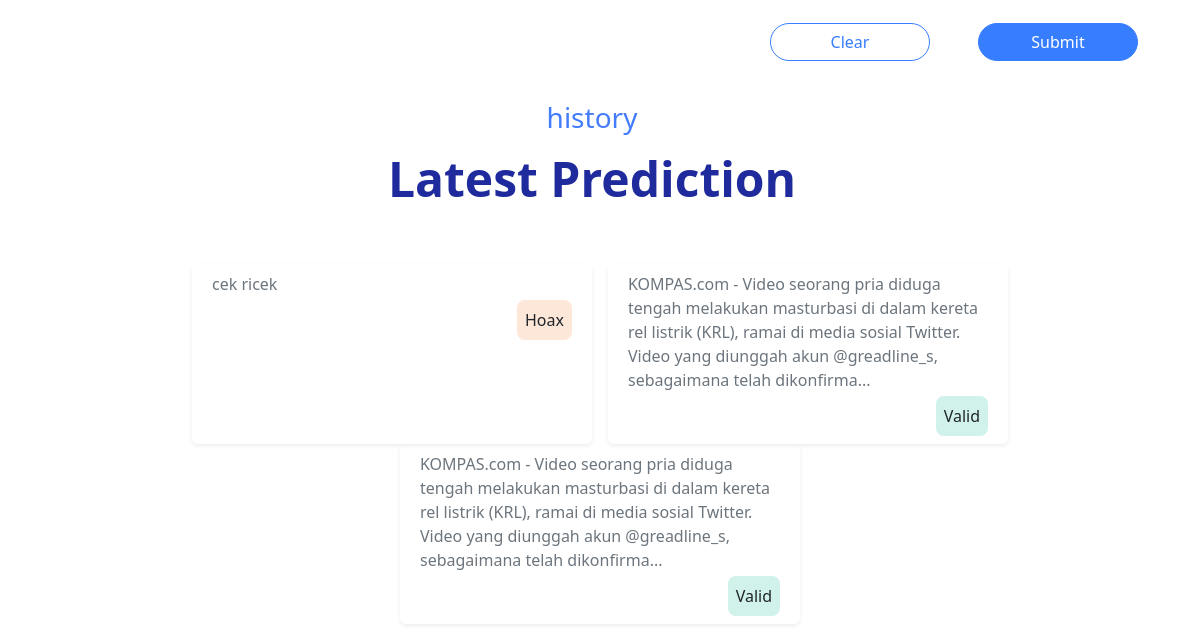
Before: / (lower part) with the older database file.
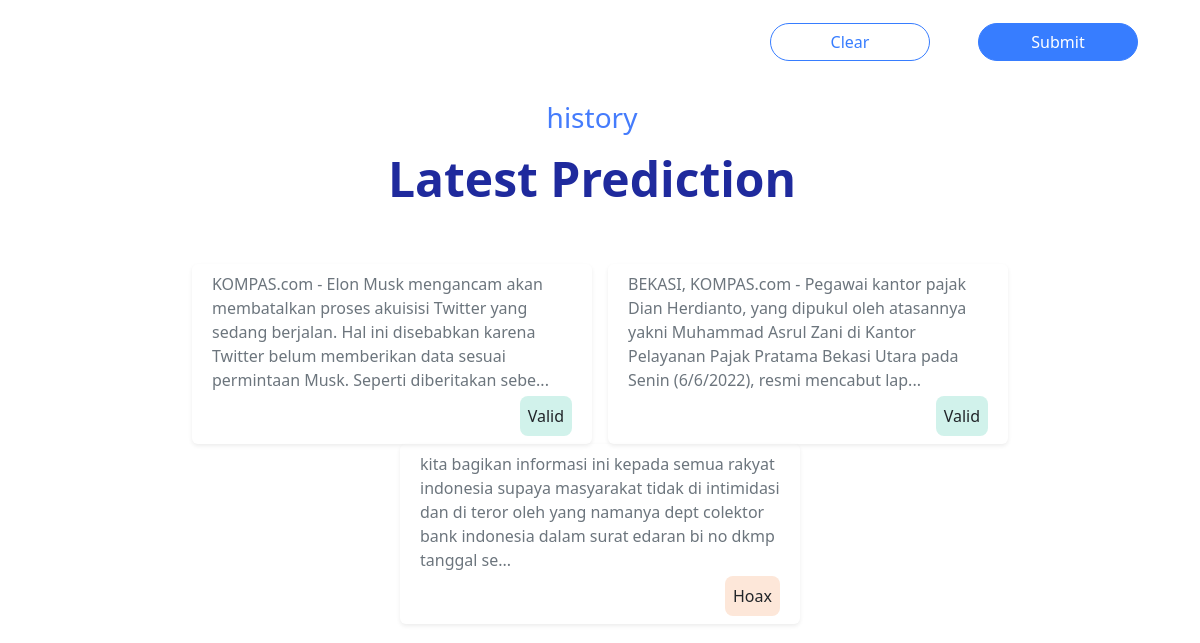
After: the same page with the newer database file.
### tables this page shows
CREATE TABLE history(
id INTEGER PRIMARY KEY AutoIncrement,
teks TEXT NOT NULL,
hasil TEXT NOT NULL);

### app.py (the view)
@app.route("/")
def index():
    history = history_data()
    return render_template("index.html", history=history)

### app.py (called while the page is built)
def history_data():
    conn = sqlite3.connect("sotaken.db")
    history = conn.cursor()
    history.execute("SELECT * FROM history ORDER BY id DESC LIMIT 3;")
    rows = history.fetchall()
    return rows

### templates/index.html (shortened to what this page needs)
<!doctype html>
<html lang="en">
    <head>
        <link href="https://cdn.jsdelivr.net/npm/bootstrap@5.2.0-beta1/dist/css/bootstrap.min.css" rel="stylesheet">
        <link href="static/css/animated.css" rel="stylesheet">
    </head>
    <body>
        <div id="start" class="container p-2 text-center" style="color: #1F2A9D;">
            <form action="{{ url_for('hasil')}}" method="POST">
                <div class="pt-3">
                    <div class="d-flex justify-content-end">
                        <input class="m-4 btn" style="color: #377DFF; width: 20vh; border: 1px solid #377DFF; border-radius: 35px;" type="reset" value="Clear">
                        <button class="m-4 btn text-white" style="width: 20vh; border: 1px solid #377DFF; border-radius: 35px; background: #377DFF;" type="submit">Submit</button>
                    </div>
                </div>
            </form>
        </div>
        <div class="pb-5 container text-center">
            <h3 class="pe-3 pt-2" style="color: #457CFC;">history</h3>
            <h1 class="pe-3 pt-2" style="font-size: 48px; color: #1F2A9D;"><b>Latest Prediction</b></h1>
            <div class="pt-5 pb-2 row d-flex justify-content-center">
                {% for data in history %}
                <div class="rounded mx-2 shadow-sm text-start" style="width:25rem;">
                    <div class="p-2">
                        <div class="text-secondary">
                            {% if data[1]|length > 200 %}
                            <p class="card-text">{{ data[1][:200] }}...</p>
                            {% else %}
                            <p class="card-text">{{ data[1] }}</p>
                            {% endif %}
                        </div>
                        <div class="pt-1 d-flex justify-content-end">
                            {% if data[2] == "Valid" %}
                            <div style="background: rgba(27, 188, 155, 0.2); border-radius: 8px;">
                                <p class="p-2 card-text fixhasil">Valid</p>
                            </div>
                            {% else %}
                            <div style="background: #FDE7D9; border-radius: 8px; max-width: 59px;">
                                <p class="p-2 card-text fixhasil">Hoax</p>
                            </div>
                            {% endif %}
                        </div>
                    </div>
                </div>
                {% endfor %}
            </div>
        </div>
    </body>
</html>

### templates/index.html (style rules this page uses)
.fixhasil { display: flex; flex-direction: row; justify-content: center; align-items: center; }

Changed rows visible on the page:
no longer on this page (row unchanged): history: teks "cek ricek", hasil "Hoax"
no longer on this page (row unchanged): history: teks "KOMPAS.com - Video seorang pria diduga tengah melakukan masturbasi di dalam kereta rel listrik (KRL), ramai di media sosial Twitter. Video yang diunggah akun @greadline_s, sebagaimana telah dikonfirma", hasil "Valid"
no longer on this page (row unchanged): history: teks "KOMPAS.com - Video seorang pria diduga tengah melakukan masturbasi di dalam kereta rel listrik (KRL), ramai di media sosial Twitter. Video yang diunggah akun @greadline_s, sebagaimana telah dikonfirma", hasil "Valid"
added history: teks "KOMPAS.com - Elon Musk mengancam akan membatalkan proses akuisisi Twitter yang sedang berjalan. Hal ini disebabkan karena Twitter belum memberikan data sesuai permintaan Musk. Seperti diberitakan sebe", hasil "Valid"
added history: teks "BEKASI, KOMPAS.com - Pegawai kantor pajak Dian Herdianto, yang dipukul oleh atasannya yakni Muhammad Asrul Zani di Kantor Pelayanan Pajak Pratama Bekasi Utara pada Senin (6/6/2022), resmi mencabut lap", hasil "Valid"
added history: teks "kita bagikan informasi ini kepada semua rakyat indonesia supaya masyarakat tidak di intimidasi dan di teror oleh yang namanya dept colektor bank indonesia dalam surat edaran bi no dkmp tanggal se", hasil "Hoax"
